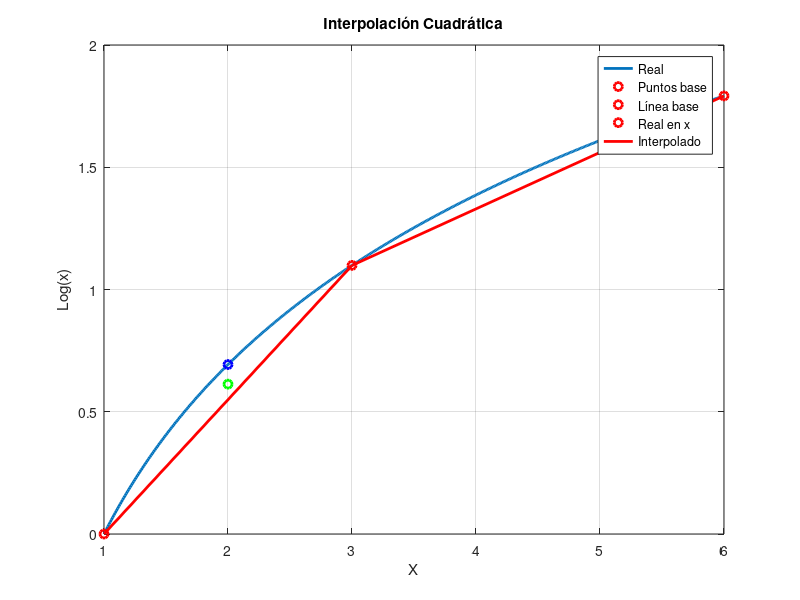

Source code (MATLAB):

close all;
clc;

close all;
clc;

% Puntos
x0 = 1;
f_x0 = log(x0);
x1 = 3;
f_x1 = log(x1);
x2 = 6;
f_x2 = log(x2);

% Punto a interpolar
x = 2;

% Interpolación cuadrática (Lagrange)
L0 = ((x - x1)*(x - x2)) / ((x0 - x1)*(x0 - x2));
L1 = ((x - x0)*(x - x2)) / ((x1 - x0)*(x1 - x2));
L2 = ((x - x0)*(x - x1)) / ((x2 - x0)*(x2 - x1));

f2_x = f_x0*L0 + f_x1*L1 + f_x2*L2;

% Valor real
f_x_real = log(x);

% Curva real
x_real = x0:0.01:x2;
f_real = log(x_real);

% --- Gráfica ---
figure;
plot(x_real, f_real, 'LineWidth', 2);
title('Interpolación Cuadrática');
xlabel('X');
ylabel('Log(x)');
grid on;
hold on;

plot(x0, f_x0, 'ro', 'LineWidth', 2);
plot(x1, f_x1, 'ro', 'LineWidth', 2);
plot(x2, f_x2, 'ro', 'LineWidth', 2);

x_vec = [x0 x1 x2];
y_vec = [f_x0 f_x1 f_x2];
plot(x_vec, y_vec, 'r', 'LineWidth', 2); 

plot(x, f_x_real, 'bo', 'LineWidth', 2);
plot(x, f2_x, 'go', 'LineWidth', 2);
legend('Real', 'Puntos base', 'Línea base', 'Real en x', 'Interpolado');
